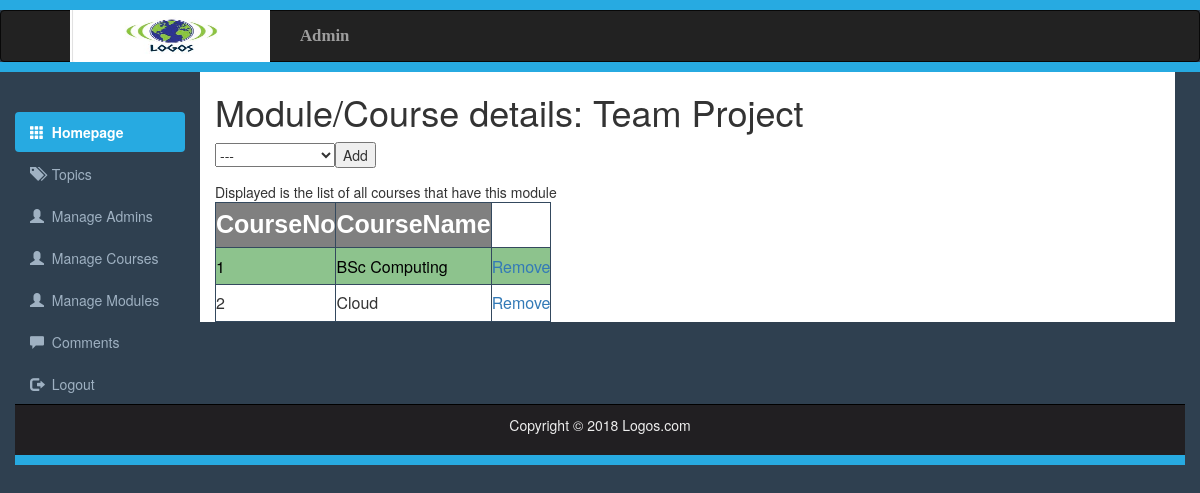
Before: /TeamProject/moduleCourse.php?ModuleNo=1 with the older database file.
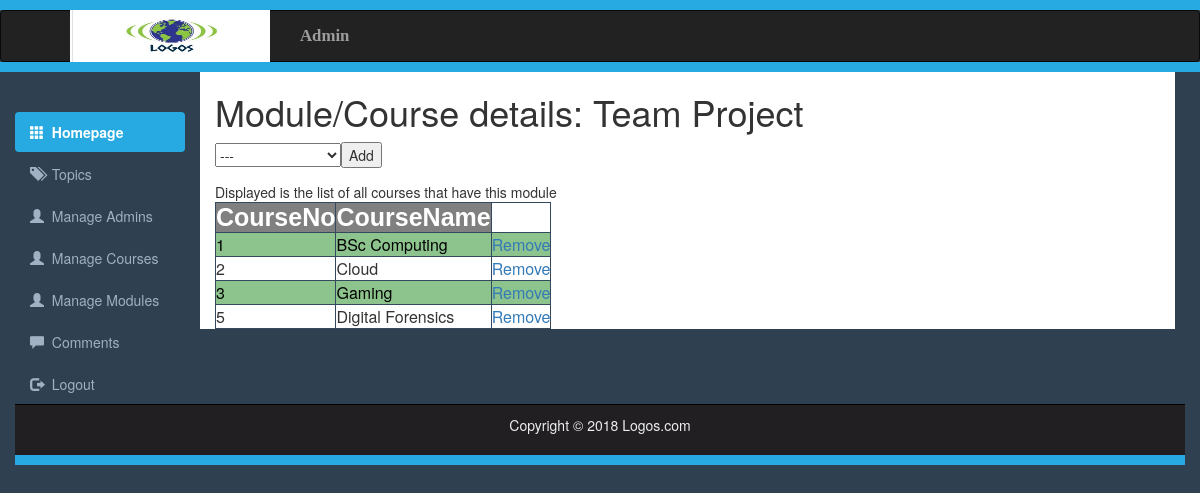
After: the same page with the newer database file.
### tables this page shows
CREATE TABLE `module` (
  `ModuleNo` int(11) NOT NULL,
  `ModuleName` varchar(255) NOT NULL,
  `Lecturer` varchar(255) NOT NULL,
  `Year` int(11) NOT NULL,
  `Semester` int(11) NOT NULL
);

CREATE TABLE `coursemodule` (
  `CourseNo` int(11) NOT NULL,
  `ModuleNo` int(11) NOT NULL
);

CREATE TABLE `course` (
  `CourseNo` int(11) NOT NULL,
  `CourseName` varchar(255) NOT NULL,
  `Length` int(11) NOT NULL
);

### TeamProject/moduleCourse.php (the view, shortened to what this page needs)
<?php include 'adminHeader.php';?>
<?php include 'adminSidebar.php';?>
<!DOCTYPE html>
<html lang="en">
	<head>
		<link rel="stylesheet" href="css/bootstrap.min.css">
		<link rel="stylesheet" href="css/adminstyles.css">
	</head>
	<body>
		<div class="container-fluid">
			<div class="col-sm-10">
<?php
	$ModuleNo = $_GET['ModuleNo'];
	$connection = mysqli_connect("localhost","root","");
	mysqli_select_db($connection,"studentsupport");
	$moduleResult = mysqli_query($connection,"SELECT * FROM module WHERE ModuleNo='$ModuleNo'");
	while($row=mysqli_fetch_array($moduleResult))
		print('<h1>Module/Course details: '.$row['ModuleName'].'</h1>');
	print('<form method=POST action=addCourseModule.php?ModuleNo='.$ModuleNo.'>');
		print('<select name=CourseNo>');
			print('<option value=0 DISABLED SELECTED>---</option>');
		print('</select>');
		print('<input type=submit value=Add></input>');
	print('</form>');
	print('Displayed is the list of all courses that have this module');
	$courseModuleResult = mysqli_query($connection, "SELECT * FROM coursemodule WHERE ModuleNo='$ModuleNo'");
	print('<table border=1');
	print('<tr><th>CourseNo</th><th>CourseName</th></tr>');
	while($row=mysqli_fetch_array($courseModuleResult))
	{
		$CourseNo = $row['CourseNo'];
		print('<tr><td>'.$CourseNo.'</td>');
		$courseResultFilter = mysqli_query($connection, "SELECT * FROM course WHERE CourseNo='$CourseNo'");
		while($row2=mysqli_fetch_array($courseResultFilter))
			print('<td>'.$row2['CourseName'].'</td>');
		print('<td><a href=removeCourseModule.php?ModuleNo='.$ModuleNo.'&CourseNo='.$CourseNo.'>Remove</a></td></tr>');
	}
	print('</table>');
?>
<?php include('includes/adminFooter.php') ?>

Changed rows visible on the page:
added coursemodule: CourseNo "3"
added course: CourseName "Gaming", shown under "3"
added coursemodule: CourseNo "5"
added course: CourseName "Digital Forensics", shown under "5"
